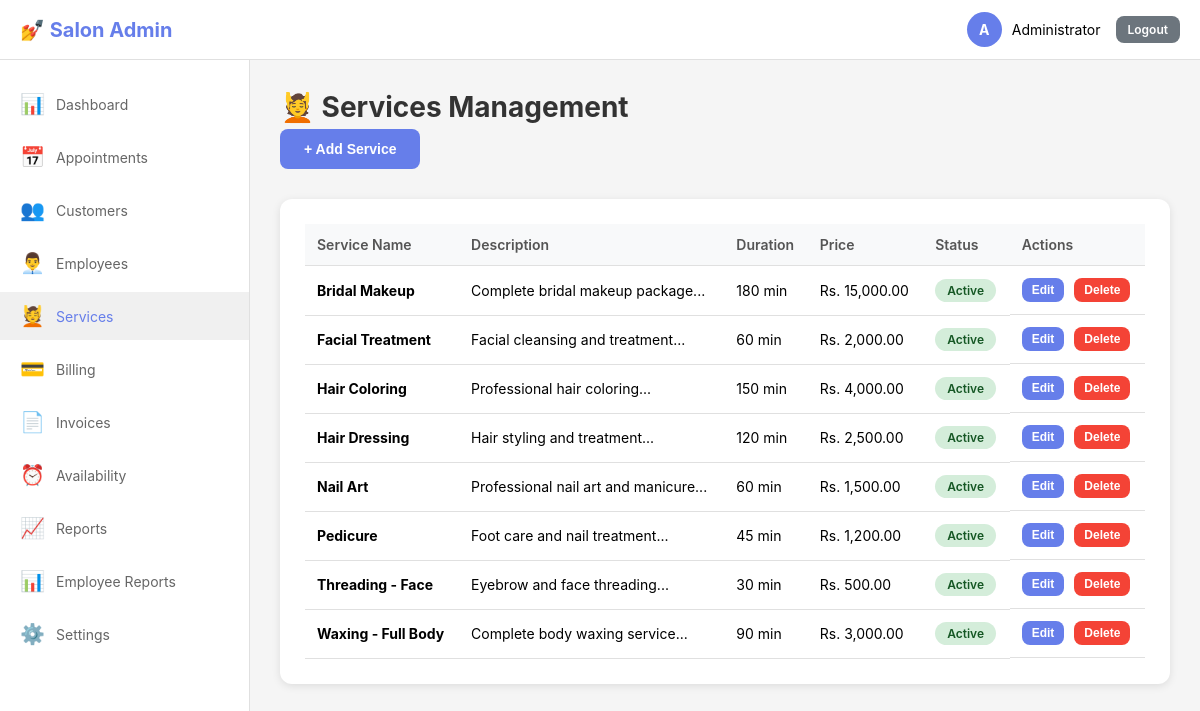
Page /salon/admin/services.php (signed in) on the committed database.
### tables this page shows
CREATE TABLE services (
    id INT AUTO_INCREMENT PRIMARY KEY,
    name VARCHAR(100) NOT NULL,
    description TEXT,
    duration INT NOT NULL COMMENT 'Duration in minutes',
    price DECIMAL(10,2) NOT NULL,
    status ENUM('active', 'inactive') DEFAULT 'active',
    created_at TIMESTAMP DEFAULT CURRENT_TIMESTAMP,
    updated_at TIMESTAMP DEFAULT CURRENT_TIMESTAMP ON UPDATE CURRENT_TIMESTAMP
);

### salon/config.php (called while the page is built, shortened)
<?php
function format_currency($amount) {
    return 'Rs. ' . number_format($amount, 2);
}
?>

### salon/admin/services.php (the view, shortened to what this page needs)
<?php
require_once '../config.php';
$services = $conn->query("SELECT * FROM services ORDER BY name ASC");
?>
<!DOCTYPE html>
<html lang="en">
<head>
    <link rel="stylesheet" href="../css/admin.css">
</head>
<body>
    <?php include 'includes/header.php'; ?>
    <div class="admin-container">
        <?php include 'includes/sidebar.php'; ?>
        <main class="admin-content">
            <div class="page-header">
                <h1>💆 Services Management</h1>
                <button class="btn btn-primary" onclick="openModal()">+ Add Service</button>
            </div>
            <div class="dashboard-section">
                <div class="table-responsive">
                    <table class="data-table">
                        <thead>
                            <tr>
                                <th>Service Name</th>
                                <th>Description</th>
                                <th>Duration</th>
                                <th>Price</th>
                                <th>Status</th>
                                <th>Actions</th>
                            </tr>
                        </thead>
                        <tbody>
                            <?php while ($service = $services->fetch_assoc()): ?>
                            <tr>
                                <td><strong><?php echo $service['name']; ?></strong></td>
                                <td><?php echo substr($service['description'], 0, 50) . '...'; ?></td>
                                <td><?php echo $service['duration']; ?> min</td>
                                <td><?php echo format_currency($service['price']); ?></td>
                                <td><span class="badge badge-<?php echo $service['status']; ?>"><?php echo ucfirst($service['status']); ?></span></td>
                                <td class="actions">
                                    <button class="btn btn-primary btn-sm" onclick='editService(<?php echo json_encode($service); ?>)'>Edit</button>
                                    <button class="btn btn-danger btn-sm" onclick="deleteService(<?php echo $service['id']; ?>)">Delete</button>
                                </td>
                            </tr>
                            <?php endwhile; ?>
                        </tbody>
                    </table>
                </div>
            </div>
        </main>
    </div>
</body>
</html>

### salon/css/admin.css (style rules this page uses)
* { margin: 0; padding: 0; box-sizing: border-box; -webkit-tap-highlight-color: transparent; }
body { font-family: -apple-system, BlinkMacSystemFont, 'Segoe UI', Roboto, sans-serif; font-size: 14px; background: #f5f5f5; }
.admin-container { display: flex; min-height: calc(100vh - 60px); }
.admin-content { flex: 1; padding: 30px; overflow-x: auto; }
.page-header { margin-bottom: 30px; }
.page-header h1 { font-size: 28px; color: #333; margin-bottom: 5px; }
.dashboard-section { background: white; border-radius: 12px; padding: 25px; box-shadow: 0 2px 8px rgba(0,0,0,0.1); }
.table-responsive { overflow-x: auto; }
.data-table { width: 100%; border-collapse: collapse; }
.data-table th, .data-table td { padding: 12px; text-align: left; border-bottom: 1px solid #e0e0e0; }
.data-table th { background: #f8f9fa; font-weight: 600; color: #555; }
.data-table .actions { display: flex; gap: 10px; }
.data-table .actions button { padding: 5px 10px; font-size: 12px; }
.badge { display: inline-block; padding: 4px 12px; border-radius: 20px; font-size: 12px; font-weight: 600; }
.badge-active { background: #d4edda; color: #155724; }
.btn { padding: 12px 24px; border: none; border-radius: 8px; font-size: 14px; font-weight: 600; cursor: pointer; transition: all 0.3s; text-decoration: none; display: inline-block; touch-action: manipulation; }
.btn-primary { background: #667eea; color: white; }
.btn-danger { background: #f44336; color: white; }
.btn-sm { padding: 6px 12px; font-size: 12px; }

### rows in the picture
services: name "Bridal Makeup", description "Complete bridal makeup package", duration "180", price "Rs. 15,000.00", status "Active"
services: name "Facial Treatment", description "Facial cleansing and treatment", duration "60", price "Rs. 2,000.00", status "Active"
services: name "Hair Coloring", description "Professional hair coloring", duration "150", price "Rs. 4,000.00", status "Active"
services: name "Hair Dressing", description "Hair styling and treatment", duration "120", price "Rs. 2,500.00", status "Active"
services: name "Nail Art", description "Professional nail art and manicure", duration "60", price "Rs. 1,500.00", status "Active"
services: name "Pedicure", description "Foot care and nail treatment", duration "45", price "Rs. 1,200.00", status "Active"
services: name "Threading - Face", description "Eyebrow and face threading", duration "30", price "Rs. 500.00", status "Active"
services: name "Waxing - Full Body", description "Complete body waxing service", duration "90", price "Rs. 3,000.00", status "Active"

### other values in the picture
substr($_SESSION['admin_name'], 0, 1) "A"
$_SESSION['admin_name'] "Administrator"
